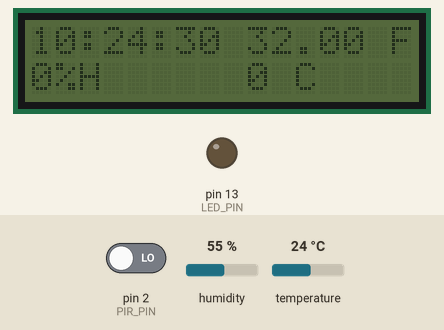
This sketch was run on a simulated Arduino Uno, built with avr-gcc and run on an emulated ATmega328P. On the bench: 16×2 character LCD, output pins drawn as LEDs (lit = HIGH). The inputs (shaded band) are chosen by the test bench; at power-on: pin 2 (PIR_PIN) LOW, temperature 24 °C, humidity 55 %. The local clock reads 2024-03-15 10:24:30 at power-on unless the sketch sets it; what the sketch prints to the serial monitor is not drawn.

Above: at 1.2 s.
1.3 s: pin 2 (PIR_PIN) driven HIGH
At 3.4 s:
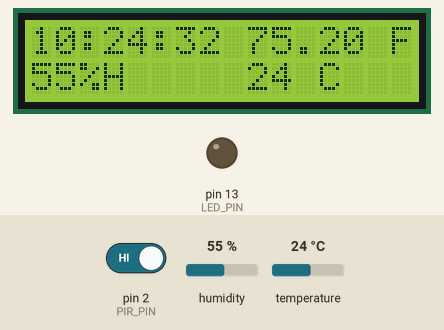
5.4 s: temperature set to 12 °C
At 9.2 s:
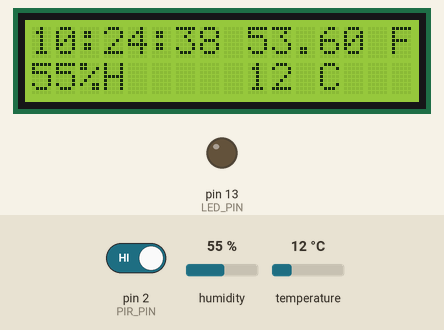
9.5 s: humidity set to 22 %
At 13.3 s:
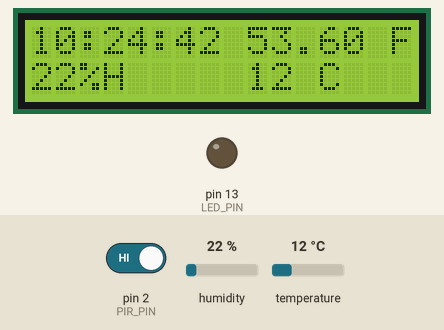
13.6 s: temperature set to 19 °C
At 16.5 s:
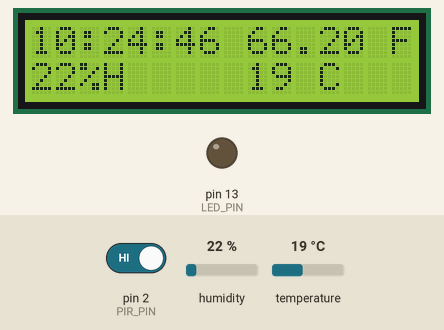
17.6 s: humidity set to 40 %
At 20.7 s:
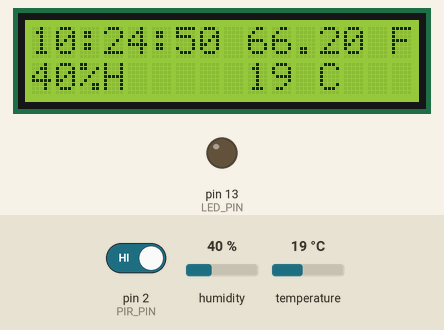
Timing chart, 0 to 22.2 s (numbered marks = the images above; inputs shaded):
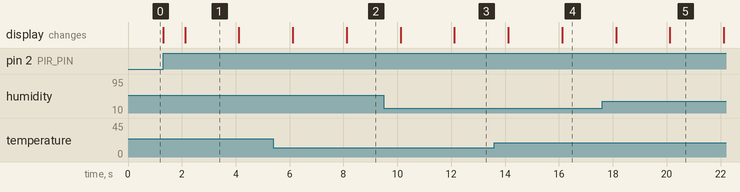

The sketch:

arduino_code.ino
```cpp
#include <SPI.h>
#include <Wire.h>
#include "RTClib.h"
#include <LiquidCrystal_I2C.h>
#include <dht11.h>
#include <IRremote.h>

#define DHT11_PIN 3
#define PIR_PIN 2
#define LED_PIN 13
#define IR_PIN 7

#define BACKLIGHT_DURATION 8000
#define BUTTON_DURATION 6000
//#define TEMPERATURE_INTERVAL 15*60*1000
#define TEMPERATURE_INTERVAL 1000
#define LCD_INTERVAL 2000

#define IR_0 -384368896
#define IR_1 -217252096
#define IR_2 -417792256
#define IR_3 -1587609856
#define IR_4 -150405376

enum IRMode {
 DEFAULT_MODE,
 MOTION_COUNTER = IR_0,
 BUTTON_COUNTER = IR_1,
 TEMP_ALERT_COUNTER = IR_2,
 TEMPERATURE = IR_3,
 CURRENT_TIME = IR_4
};

const long BUTTON_MODE[] = {MOTION_COUNTER, BUTTON_COUNTER, TEMP_ALERT_COUNTER, TEMPERATURE, CURRENT_TIME};

LiquidCrystal_I2C lcd(0x27,16,2);
RTC_DS1307 rtc;
dht11 dht;

int tempAlertCounter = 0;
int motionCounter = 0;
int buttonCounter = 0;
double temp = 0;
IRMode currentMode = DEFAULT_MODE;
unsigned long modeButtonLastPressed = 0;
unsigned long tempNextTime = 0;
unsigned long lcdNextTime = 0;
unsigned long turnBackLightOffAt = 0;
bool backLightOn = false;

const int modeLength = sizeof(BUTTON_MODE) / sizeof(long);

double fahrenheit(double celsius){
  return (1.8 * celsius) + 32;
}

void setup () {
  Serial.begin(9600);
  lcd.init();

  IrReceiver.begin(IR_PIN, true);
  //irrecv.blink13(true);
  pinMode(LED_PIN, OUTPUT);
  pinMode(PIR_PIN, INPUT);

  if (! rtc.begin()) {
    Serial.println("Couldn't find RTC");
    Serial.flush();
    abort();
  }

  if (! rtc.isrunning()) {
    rtc.adjust(DateTime(F(__DATE__), F(__TIME__)));
    Serial.println("RTC is NOT running, let's set the time!");
  }
}

void readTemperature(){
    DateTime currentDate = rtc.now();
    dht.read(DHT11_PIN);
    double oldTemp = temp;
    temp = fahrenheit(dht.temperature);
    Serial.print("temperature;");
    Serial.println(temp);
    if (temp < 95 && oldTemp >= 95){
      Serial.println("TemperatureDrop");
      tempAlertCounter++;
    }
}

void displayLCD(){
  DateTime currentDateTime = rtc.now();
  unsigned long now = millis();
  if (now >= (modeButtonLastPressed + BUTTON_DURATION) && (currentMode != DEFAULT_MODE)){
    currentMode = DEFAULT_MODE;
  }
  if (backLightOn && now>= turnBackLightOffAt){
    lcd.noBacklight();
    backLightOn = false;
  }
  lcd.clear();
  lcd.setCursor(0,0);
  switch (currentMode){
    case DEFAULT_MODE:
    {
        lcd.print(currentDateTime.hour(), DEC);
        lcd.print(":");
        lcd.print(currentDateTime.minute(), DEC);
        lcd.print(":");
        lcd.print(currentDateTime.second(), DEC);
        lcd.setCursor(9,0);
        lcd.print(fahrenheit(dht.temperature));
        lcd.print(" F");
        lcd.setCursor(9,1);
        lcd.print(dht.temperature);
        lcd.print(" C");
        lcd.setCursor(0,1);
        lcd.print(dht.humidity);
        lcd.print("%H");
        break;
    }
    case MOTION_COUNTER:
    {
        lcd.print("motion counter: ");
        lcd.setCursor(0,1);
        lcd.print(motionCounter);
        break;
    }
    case BUTTON_COUNTER:
    {
        lcd.print("button counter: ");
        lcd.setCursor(0,1);
        lcd.print(buttonCounter);
        break;
    }
    case TEMP_ALERT_COUNTER:
    {
        lcd.print("temp alerts: ");
        lcd.setCursor(0,1);
        lcd.print(tempAlertCounter);
        break;
    }
    case TEMPERATURE:
    {
        lcd.print("Temperature: ");
        lcd.setCursor(0,1);
        lcd.print(temp);
        break;
    }
    case CURRENT_TIME:
    {
        lcd.print("Current Time: ");
        lcd.setCursor(0,1);
        lcd.print(currentDateTime.hour(), DEC);
        lcd.print(":");
        lcd.print(currentDateTime.minute(), DEC);
        lcd.print(":");
        lcd.print(currentDateTime.second(), DEC);
        break;
    }
  }

}

void loop () {

    unsigned long now = millis();
    if (now >= lcdNextTime){
      displayLCD();
      lcdNextTime = now + LCD_INTERVAL;
    }

    if (now >= tempNextTime){
      readTemperature();
      tempNextTime = now + TEMPERATURE_INTERVAL; //(15*60*1000) 15 minutes in millis
    }

    //read IR data
    if (IrReceiver.decode())// Returns 0 if no data ready, 1 if data ready.
    {
        long readResults = IrReceiver.decodedIRData.decodedRawData;

        IrReceiver.resume(); // Restart the ISR state machine and Receive the next value
        for (int i=0; i<modeLength; i++){
          if (BUTTON_MODE[i] == readResults){
            if(!backLightOn){
              backLightOn = true;
              lcd.backlight();
            }
            turnBackLightOffAt = now + BACKLIGHT_DURATION;
            currentMode = BUTTON_MODE[i];
            modeButtonLastPressed = now;
            buttonCounter++;
            break;
          }
        }
    }

    //read motion sensor data
    if (digitalRead(PIR_PIN) == HIGH) {
      if(!backLightOn){
        backLightOn = true;
        motionCounter++;
        Serial.println("motion");
        lcd.backlight();
      }
      turnBackLightOffAt = now + BACKLIGHT_DURATION;
    }
 }
```

Measured:
- after the input at 1.3 s, the display: first changes at once (image 1 shows a later state)
- what the display in image 1 shows lasts 2.0 s, from 2.1 s to 4.1 s
